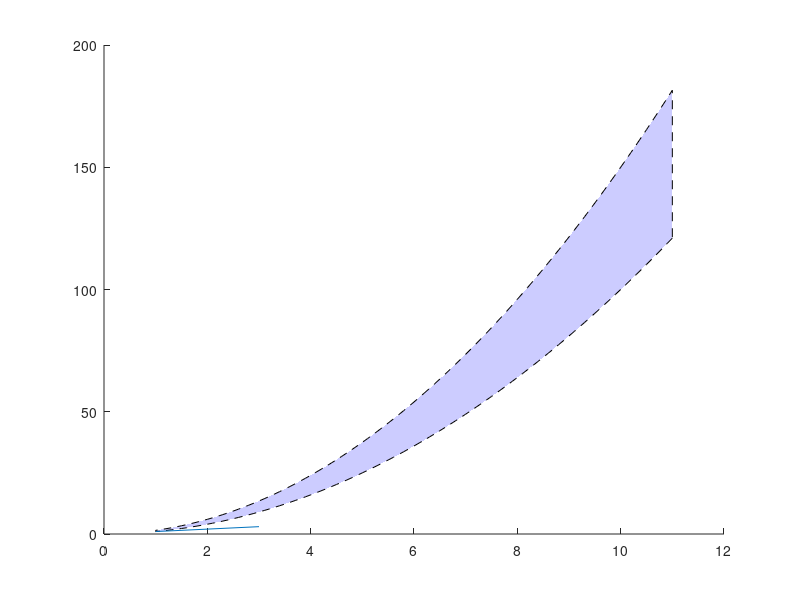

Source code (MATLAB):

axe = 1:0.1:11;
data_lb = axe.^2;
data_ub = 1.5*axe.^2;


v = [axe' data_lb';axe' data_ub'];
%S.Vertices = [0 0;2 2;3 5;4 8;4 4;3 2;2 1;0 0];
S.Vertices = v;
[number_of_face,~] = size(S.Vertices);
S.Faces = [1:number_of_face/2,number_of_face:-1:number_of_face/2+1];
S.FaceColor = 'blue';
S.FaceAlpha = 0.2;
S.EdgeColor = 'black';
S.LineStyle = '--';
S.LineWidth = 0.5;
patch(S)
hold on
plot([1 2 3])